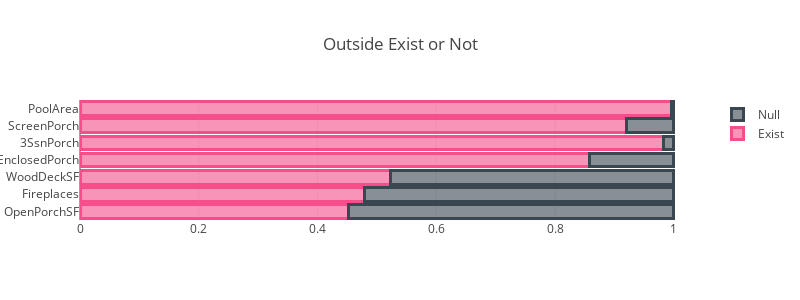

Notebook cell for this chart:
### Markdown cell above
Find
- Most of houses have two cars
- GarageArea makes Chunk having small lineratiy with SalePrice 
- 0 Cars and 1 Cars has no difference in SalePrice
- 4 Cars are simliar with 3 Cars house. Merge them
- (Update) Unt_Garage Area said that "Expensive house sustain the proper line of the area!"
- (Update) GrLivArea is a good variable not related to GarageArea. Those two variables enforces the prediction power.

### 2.6. Outside

### Code cell
outSide = ['OpenPorchSF', 'Fireplaces','WoodDeckSF', 'EnclosedPorch','3SsnPorch', 'ScreenPorch','PoolArea']
dfOut = df_train[outSide].copy()
for x in outSide:
    dfOut[x].loc[dfOut[x] != 0] = 1
dfOut = dfOut.apply(pd.Series.value_counts).T
dfOut = dfOut / df_train.shape[0]
trace1 = go.Bar(
    x = dfOut[0],
    y = dfOut.index,
    name = 'Exist',
    orientation = 'h',
    marker = dict(
        color = 'rgba(246, 78, 139, 0.6)',
        line = dict(
            color = 'rgba(246, 78, 139, 1.0)',
            width = 3)
    )
)
trace2 = go.Bar(
    x = dfOut[1],
    y = dfOut.index,
    name = 'Null',
    orientation = 'h',
    marker = dict(
        color = 'rgba(58, 71, 80, 0.6)',
        line = dict(
            color = 'rgba(58, 71, 80, 1.0)',
            width = 3)
    )
)


data = [trace1, trace2]
layout1 = go.Layout(
    width = 800,
    height = 300,
    barmode = 'stack',
    title = 'Outside Exist or Not'
    )
fig = go.Figure(data = data, layout = layout1)

px =  plt.figure(figsize = (12,3))
#px.patch.set_facecolor('black')
ax1 = plt.subplot2grid((1,3), (0,0))
ax2 = plt.subplot2grid((1,3), (0,1))
ax3 = plt.subplot2grid((1,3), (0,2))
#According to OverQuall, WoodDeckSF's Proportion Exist or Not

for x, axis in zip(['WoodDeckSF', 'Fireplaces', 'OpenPorchSF'], [ax1, ax2, ax3]):
    dfOut = df_train[[x, 'OverallQual']].copy()
    dfOut[x].loc[dfOut[x] != 0] = 'Exist'
    dfOut[x].loc[dfOut[x] == 0] = 'None'
    tmp = pd.crosstab(dfOut[x], dfOut['OverallQual']).T
    tmp = tmp.divide(tmp.sum(axis = 1), axis = 0)
    tmp.plot.barh(stacked = True, ax = axis, legend = False)
    axis.set_title(x)
ax3.legend(bbox_to_anchor = [1.05, 1])
ax2.set_ylabel('')
ax3.set_ylabel('')
ax2.set_yticklabels('')
ax3.set_yticklabels('')
plt.subplots_adjust(top = 0.8)
plt.suptitle('Ratio of Exist(Blue)', fontsize = 13)
sns.despine()
py.iplot(fig)
plt.show()
#print((df_train.isnull().sum()[df_train.isnull().sum() != 0]) / df_train.shape[0])
#print('')

### Figure 1 — Plotly figure (JSON) as saved in the notebook; plotly's stock layout.template omitted (floating-point values rounded to 4 significant figures)
{"data": [{"marker": {"color": "rgba(246, 78, 139, 0.6)", "line": {"color": "rgba(246, 78, 139, 1.0)", "width": 3}}, "name": "Exist", "orientation": "h", "type": "bar", "x": [0.4521, 0.4785, 0.5236, 0.8578, 0.9834, 0.9209, 0.9965], "y": ["OpenPorchSF", "Fireplaces", "WoodDeckSF", "EnclosedPorch", "3SsnPorch", "ScreenPorch", "PoolArea"]}, {"marker": {"color": "rgba(58, 71, 80, 0.6)", "line": {"color": "rgba(58, 71, 80, 1.0)", "width": 3}}, "name": "Null", "orientation": "h", "type": "bar", "x": [0.5479, 0.5215, 0.4764, 0.1422, 0.01664, 0.07906, 0.003467], "y": ["OpenPorchSF", "Fireplaces", "WoodDeckSF", "EnclosedPorch", "3SsnPorch", "ScreenPorch", "PoolArea"]}], "layout": {"barmode": "stack", "height": 300, "title": "Outside Exist or Not", "width": 800}}
